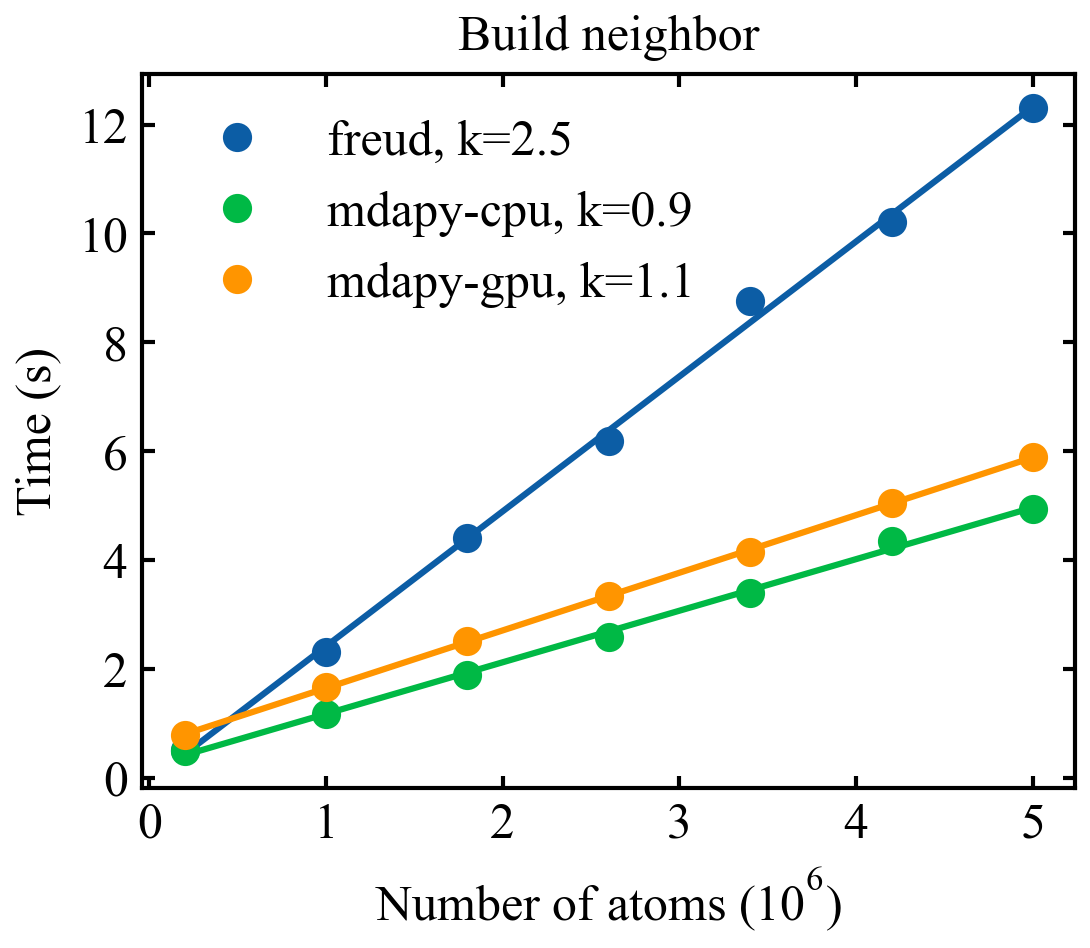

Write the Python code that produced this figure.
import mdapy as mp
import freud
import numpy as np
from time import time
import matplotlib.pyplot as plt
from mdapy.plot.pltset import pltset, cm2inch
from mdapy.tools.timer import timer


@timer
def test_neighbor_average_time(ave_num=3, kind='cpu', check=False, cal_freud=True):
    assert kind in ['cpu', 'gpu']
    time_list = []
    print('*'*30)
    for num in [5, 25, 45, 65, 85, 105, 125]: 
        FCC = mp.LatticeMaker(3.615, 'FCC', num, 100, 100)
        FCC.compute()
        print(f'Build {FCC.N} atoms...')
        freud_t, mdapy_t = 0., 0.
        for turn in range(ave_num):
            if cal_freud:
                print(f'Running {turn} turn in freud...')
                box = freud.box.Box(Lx=FCC.box[0, 1], Ly=FCC.box[1, 1], Lz=FCC.box[2, 1])
                shift_pos = FCC.pos-np.min(FCC.pos, axis=0) - (FCC.box[:,1])/2
                start = time()
                aq = freud.locality.AABBQuery(box, shift_pos)
                nlist = aq.query(shift_pos, {'r_max': 5., 'exclude_ii': True}).toNeighborList()
                end = time()
                freud_t += (end-start)
            
            print(f'Running {turn} turn in mdapy...')
            start = time()
            neigh = mp.Neighbor(FCC.pos, FCC.box, 5., max_neigh=50)
            neigh.compute()
            end = time()
            mdapy_t += (end-start)
            if check:
                print(f'Checking results of {turn} turn...')
                assert (nlist.neighbor_counts==neigh.neighbor_number).all()
        time_list.append([FCC.N, freud_t/ave_num, mdapy_t/ave_num])
        print('*'*30)
    time_list = np.array(time_list)
    if kind == 'cpu':
        np.savetxt('time_list_cpu_neighbor.txt', time_list, delimiter=' ', header='N freud mdapy')
    elif kind == 'gpu':
        np.savetxt('time_list_gpu_neighbor.txt', time_list, delimiter=' ', header='N freud mdapy')
    return time_list


def plot(time_list, title=None, kind = 'cpu', save_fig=True):

    assert kind in ['cpu', 'gpu', 'cpu-gpu']
    if kind in ['cpu', 'gpu']:
        assert time_list.shape[1] == 3
    else:
        assert time_list.shape[1] == 4
    pltset()
    colorlist = [i['color'] for i in list(plt.rcParams['axes.prop_cycle'])]
    fig = plt.figure(figsize=(cm2inch(10), cm2inch(8)), dpi=150)
    plt.subplots_adjust(left=0.16, bottom=0.165, top=0.92, right=0.95)
    N_max = time_list[-1, 0]
    exp_max = int(np.log10(N_max))
    x, y = time_list[:, 0]/10**exp_max, time_list[:, 1]
    
    popt = np.polyfit(x, y, 1)
    plt.plot(x, np.poly1d(popt)(x), c=colorlist[0])
    plt.plot(x, y, 'o', label = f'freud, k={popt[0]:.1f}')

    if kind == 'cpu-gpu':
        y1 = time_list[:, 2]
        popt = np.polyfit(x, y1, 1)
        plt.plot(x, np.poly1d(popt)(x), c=colorlist[1])
        plt.plot(x, y1, 'o', label = f'mdapy-cpu, k={popt[0]:.1f}')
        
        y2 = time_list[:, 3]
        popt = np.polyfit(x, y2, 1)
        plt.plot(x, np.poly1d(popt)(x), c=colorlist[2])
        plt.plot(x, y2, 'o', label = f'mdapy-gpu, k={popt[0]:.1f}')
    else:
        y1 = time_list[:, 2]
        popt = np.polyfit(x, y1, 1)
        plt.plot(x, np.poly1d(popt)(x), c=colorlist[1])
        plt.plot(x, y1, 'o', label = f'mdapy-{kind}, k={popt[0]:.1f}')
        
    if title is not None:
        plt.title(title, fontsize=12)
    plt.legend()
    plt.xlabel('Number of atoms ($\mathregular{10^%d}$)' % exp_max)
    plt.ylabel('Time (s)')
    if save_fig:
        plt.savefig('buildneighbor_mdapy_freud.png', dpi=300, bbox_inches='tight', transparent=True)
    plt.show()


if __name__ == '__main__':

    mp.init('gpu', device_memory_GB=6.)
    time_list_gpu = test_neighbor_average_time(3, kind='gpu', cal_freud=True, check=False)
    mp.init('cpu')
    time_list_cpu = test_neighbor_average_time(3, kind='cpu', cal_freud=False)
    time_list_cpu = np.loadtxt('time_list_cpu_neighbor.txt')
    time_list_gpu = np.loadtxt('time_list_gpu_neighbor.txt')
    time_list = np.zeros((time_list_gpu.shape[0], 4))
    time_list[:, 0] = time_list_cpu[:, 0]
    time_list[:, 1] = time_list_gpu[:, 1]
    time_list[:, 2] = time_list_cpu[:, 2]
    time_list[:, 3] = time_list_gpu[:, 2]
    plot(time_list, title='Build neighbor', kind = 'cpu-gpu', save_fig=True)
